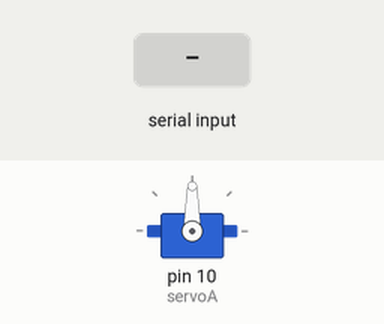
Simulated run of this sketch. Board: Arduino Uno, built with avr-gcc and run on an emulated ATmega328P. Shown: servo. The test bench sets the inputs (shaded band).

Above: at 1.2 s.
1.3 s: byte 30 received over Serial
At 1.8 s:
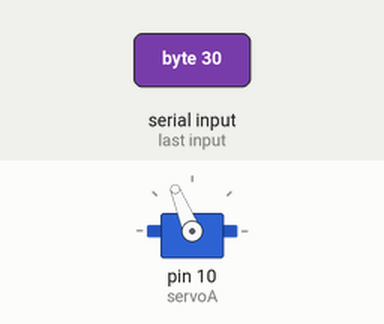
2.8 s: byte 90 received over Serial
At 4.1 s:
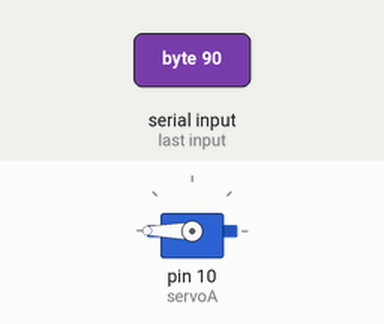
Timing chart, 0 to 5.8 s (numbered marks = the images above; inputs shaded):
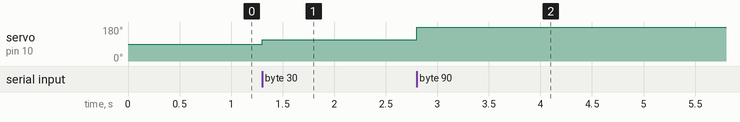

Measured:
- after the input at 1.3 s, servo on pin 10 (servoA): 90° → 112° at once
- after the input at 2.8 s, servo on pin 10 (servoA): 112° → 180° at once

The sketch:

eyebrow_blade_onoff__arduino_file_.ino
```cpp
#include <Servo.h>

Servo servoA;
int valA;

void setup() {
  servoA.attach(10);
  Serial.begin(9600);
}

void loop()
{
if(Serial.available())
  {
  valA = Serial.read();
  valA = map(valA, 0, 1, 45, 100);
  servoA.write(valA);

  delay(15);
  }
}
```
